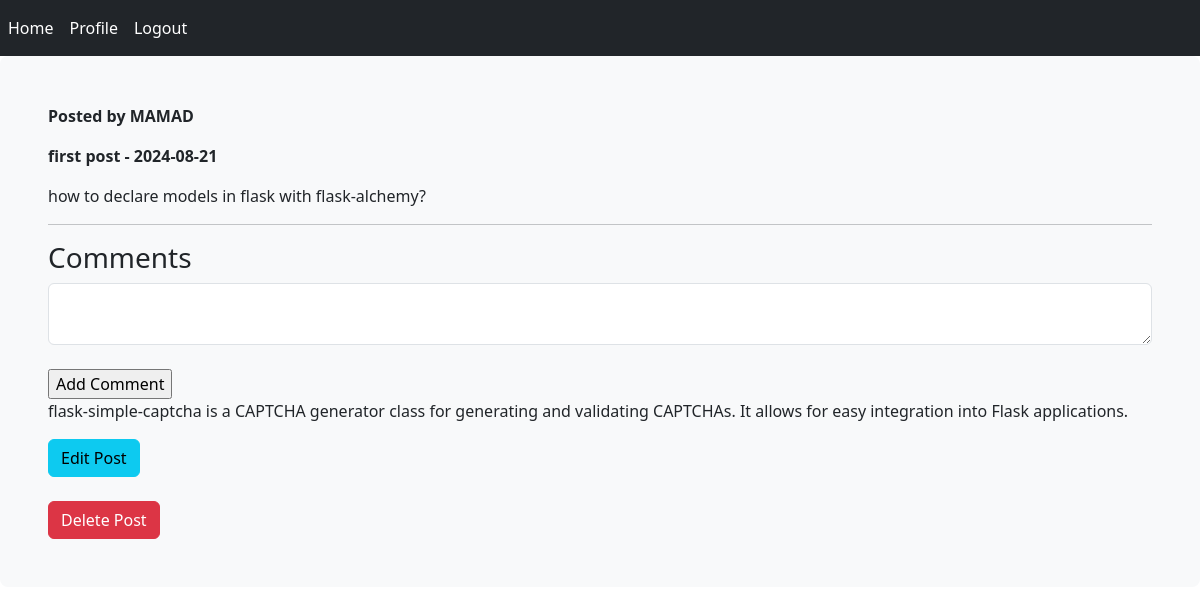
/post_detail/1 (signed in), run on the app's committed database.
### blog/models.py (models this page shows, shortened)
class User(UserMixin, db.Model):
    id = db.Column(db.Integer, primary_key=True)
    username = db.Column(db.String(30), unique=True,nullable=False)
    email = db.Column(db.String(45), unique=True, nullable=False)
    password = db.Column(db.String(30), nullable=False)
    posts = db.relationship('Post', backref='author', lazy=True)

class Post(db.Model):
    id = db.Column(db.Integer, primary_key=True)
    title = db.Column(db.String(120),nullable=False)
    date = db.Column(db.DateTime, default=datetime.now)
    content = db.Column(db.Text, nullable=False)
    user_id = db.Column(db.Integer, db.ForeignKey('user.id'), nullable=False)
    comments = db.relationship('Comment', backref='post')

class Comment(db.Model):
    id = db.Column(db.Integer, primary_key=True)
    content = db.Column(db.Text)
    post_id = db.Column(db.Integer, db.ForeignKey('post.id'))

### blog/routes.py (the view)
@app.route('/post_detail/<int:post_id>', methods=('GET', 'POST'))
@login_required
def post_detail(post_id):
    form = CommentForm()
    post = Post.query.get_or_404(post_id)
    if form.validate_on_submit() and form.submit.data:
        comment = Comment(content=form.content.data, post=post)
        db.session.add(comment)
        db.session.commit()
        flash('Your comment added successfully', 'success')
        return redirect(url_for('post_detail', post_id=post.id))
    return render_template('post_detail.html', post=post, form=form)

### blog/forms.py
class CommentForm(FlaskForm):
    content = TextAreaField('Comment')
    submit = SubmitField('Add Comment')

### blog/models.py (called while the page is built)
@login_manager.user_loader
def load_user(user_id):
    return User.query.get(int(user_id))

### blog/templates/post_detail.html (shortened to what this page needs)
{% extends 'base.html' %}
{% block content %}
    <div class="content">
        <div class="post">
            <p><b>Posted by {{ post.author.username|upper }}</b></p>
            <b>
                <p class="title">{{ post.title }} - {{ post.date.strftime('%Y-%m-%d') }}</p>
            </b>
            <div class="content">
                <p>{{ post.content }}</p>
            </div>
            <hr>
            <h3>Comments</h3>
            <form action="" method="post">
                {{ form.content(class='form-control') }}<br>
                {{ form.submit }}
            </form>
            {% for comment in post.comments %}
                <div class="comment">
                    <p>{{ comment.content }}</p>
                </div>
            {% endfor %}
        </div>
    </div>
    {% if post.author == current_user %}
        <a href="{{ url_for('edit_post', post_id=post.id) }}" class="btn btn-info">Edit Post</a><br><br>
        <a href="{{ url_for('delete_post', post_id=post.id) }}" class="btn btn-danger">Delete Post</a>
    {% endif %}
{% endblock %}

### data on the page
User: author.username "MAMAD"
Post: title "first post", date "2024-08-21", content "how to declare models in flask with flask-alchemy?"
Comment: content "flask-simple-captcha is a CAPTCHA generator class for generating and validating CAPTCHAs. It allows for easy integration into Flask applications."
